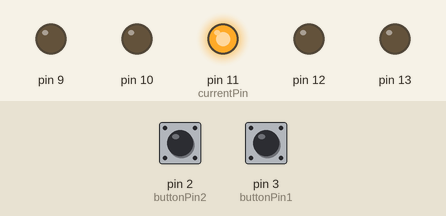
A sketch run on a simulated Arduino Uno, built with avr-gcc and run on an emulated ATmega328P. Parts: output pins drawn as LEDs (lit = HIGH). The test bench sets the inputs (shaded band); at power-on: pin 2 (buttonPin2) LOW, pin 3 (buttonPin1) LOW.

Above: at 1.2 s.
1.3 s: pin 2 (buttonPin2) pulled HIGH for 0.15 s
At 2.7 s:
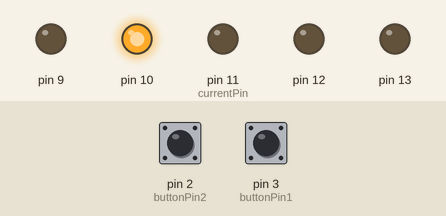
3.0 s: pin 3 (buttonPin1) pulled HIGH for 1 s
At 4.7 s:
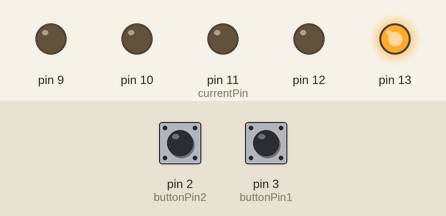
5.5 s: pin 2 (buttonPin2) pulled HIGH for 1 s
At 7.4 s:
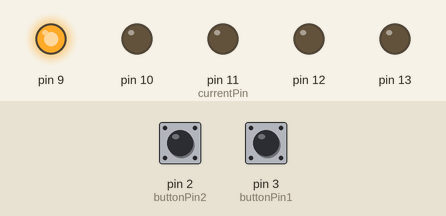
8.0 s: pin 3 (buttonPin1) pulled HIGH for 0.15 s
At 8.12 s:
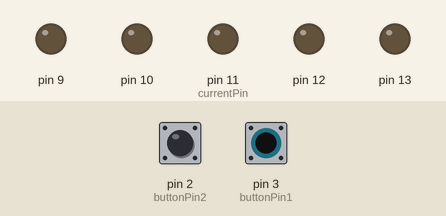
9.7 s: pin 3 (buttonPin1) pulled HIGH for 3.2 s
At 11.0 s:
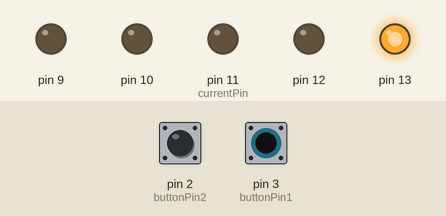
Timing chart, 0 to 12.7 s (numbered marks = the images above; inputs shaded):
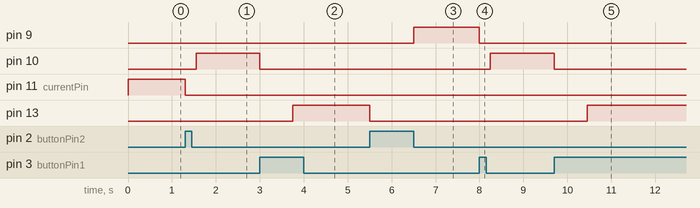

The sketch:

butt_thing.ino
```cpp
// Declaring push button constants
const int buttonPin1 = 3;
const int buttonPin2 = 2;

// Declaring button states and the current pin
int currentPin = 11;

int buttonState1 = 0;
int buttonState2 = 0;

void setup() {
   //Initialize pushbutton pins as inputs
   pinMode(buttonPin1, INPUT);
   pinMode(buttonPin2, INPUT);

   //Initialize LED Pins as outputs
   pinMode(13, OUTPUT);
   pinMode(12, OUTPUT);
   pinMode(11, OUTPUT);
   pinMode(10, OUTPUT);
   pinMode(9, OUTPUT);

   digitalWrite(13, LOW);
   digitalWrite(12, LOW);
   digitalWrite(11, HIGH);
   digitalWrite(10, LOW);
   digitalWrite(9, LOW);
}

void loop() {
  //Read state of pushbutton value
  buttonState1 = digitalRead(buttonPin1);
  buttonState2 = digitalRead(buttonPin2);

  //When button one is pressed, the LEDs move to the right
  if(buttonState2 == HIGH) {
    if(currentPin <= 13 && currentPin > 9) {
      digitalWrite(currentPin, LOW);
      currentPin = currentPin - 1;
      delay(250);
      digitalWrite(currentPin, HIGH);
    }

    else if(currentPin == 9) {
      digitalWrite(currentPin, LOW);
      digitalWrite(currentPin, HIGH);
      delay(250);
    }
  }

  //When button two is pressed, the LEDs move to the left
  if(buttonState1 == HIGH) {
    if(currentPin < 13 && currentPin >=9) {
      digitalWrite(currentPin, LOW);
      currentPin = currentPin + 1;
      delay(250);
      digitalWrite(currentPin, HIGH);
    }

    else if(currentPin == 13) {
      digitalWrite(currentPin, HIGH);
      delay(250);
    }
  }
}
```

Measured:
- after the input at 1.3 s, pin 10: LOW → HIGH after 0.25 s; pin 11 (currentPin): HIGH → LOW at once
- after the input at 3.0 s, pin 10: HIGH → LOW at once; pin 13: LOW → HIGH after 0.75 s
- after the input at 5.5 s, pin 9: LOW → HIGH after 1.0 s; pin 13: HIGH → LOW at once
- after the input at 8.0 s, pin 9: HIGH → LOW at once; pin 10: LOW → HIGH after 0.25 s
- after the input at 9.7 s, pin 10: HIGH → LOW at once; pin 13: LOW → HIGH after 0.75 s
